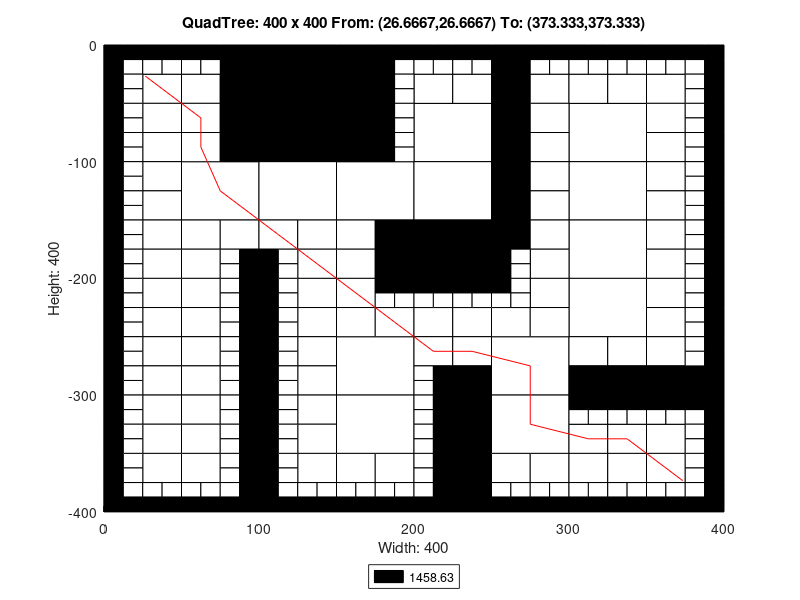

The MATLAB source for this figure:
axis([0 400 -400 0]);
title('QuadTree: 400 x 400 From: (26.6667,26.6667) To: (373.333,373.333)');
xlabel('Width: 400');
ylabel('Height: 400');
rectangle('Position',[100 -50 50 50], 'FaceColor',[0 0 0]);
rectangle('Position',[100 -100 50 50], 'FaceColor',[0 0 0]);
rectangle('Position',[50 -150 50 50], 'FaceColor',[1 1 1]);
rectangle('Position',[100 -150 50 50], 'FaceColor',[1 1 1]);
rectangle('Position',[150 -150 50 50], 'FaceColor',[1 1 1]);
rectangle('Position',[200 -100 50 50], 'FaceColor',[1 1 1]);
rectangle('Position',[300 -100 50 50], 'FaceColor',[1 1 1]);
rectangle('Position',[200 -150 50 50], 'FaceColor',[1 1 1]);
rectangle('Position',[200 -200 50 50], 'FaceColor',[0 0 0]);
rectangle('Position',[300 -150 50 50], 'FaceColor',[1 1 1]);
rectangle('Position',[300 -200 50 50], 'FaceColor',[1 1 1]);
rectangle('Position',[150 -300 50 50], 'FaceColor',[1 1 1]);
rectangle('Position',[150 -350 50 50], 'FaceColor',[1 1 1]);
rectangle('Position',[250 -300 50 50], 'FaceColor',[1 1 1]);
rectangle('Position',[300 -250 50 50], 'FaceColor',[1 1 1]);
rectangle('Position',[250 -350 50 50], 'FaceColor',[1 1 1]);
rectangle('Position',[25 -50 25 25], 'FaceColor',[1 1 1]);
rectangle('Position',[75 -25 25 25], 'FaceColor',[0 0 0]);
rectangle('Position',[50 -50 25 25], 'FaceColor',[1 1 1]);
rectangle('Position',[75 -50 25 25], 'FaceColor',[0 0 0]);
rectangle('Position',[25 -75 25 25], 'FaceColor',[1 1 1]);
rectangle('Position',[25 -100 25 25], 'FaceColor',[1 1 1]);
rectangle('Position',[50 -75 25 25], 'FaceColor',[1 1 1]);
rectangle('Position',[75 -75 25 25], 'FaceColor',[0 0 0]);
rectangle('Position',[50 -100 25 25], 'FaceColor',[1 1 1]);
rectangle('Position',[75 -100 25 25], 'FaceColor',[0 0 0]);
rectangle('Position',[150 -25 25 25], 'FaceColor',[0 0 0]);
rectangle('Position',[150 -50 25 25], 'FaceColor',[0 0 0]);
rectangle('Position',[150 -75 25 25], 'FaceColor',[0 0 0]);
rectangle('Position',[150 -100 25 25], 'FaceColor',[0 0 0]);
rectangle('Position',[25 -125 25 25], 'FaceColor',[1 1 1]);
rectangle('Position',[25 -150 25 25], 'FaceColor',[1 1 1]);
rectangle('Position',[25 -175 25 25], 'FaceColor',[1 1 1]);
rectangle('Position',[25 -200 25 25], 'FaceColor',[1 1 1]);
rectangle('Position',[50 -175 25 25], 'FaceColor',[1 1 1]);
rectangle('Position',[75 -175 25 25], 'FaceColor',[1 1 1]);
rectangle('Position',[50 -200 25 25], 'FaceColor',[1 1 1]);
rectangle('Position',[100 -175 25 25], 'FaceColor',[1 1 1]);
rectangle('Position',[125 -175 25 25], 'FaceColor',[1 1 1]);
rectangle('Position',[125 -200 25 25], 'FaceColor',[1 1 1]);
rectangle('Position',[150 -175 25 25], 'FaceColor',[1 1 1]);
rectangle('Position',[175 -175 25 25], 'FaceColor',[0 0 0]);
rectangle('Position',[150 -200 25 25], 'FaceColor',[1 1 1]);
rectangle('Position',[175 -200 25 25], 'FaceColor',[0 0 0]);
rectangle('Position',[200 -50 25 25], 'FaceColor',[1 1 1]);
rectangle('Position',[225 -50 25 25], 'FaceColor',[1 1 1]);
rectangle('Position',[250 -25 25 25], 'FaceColor',[0 0 0]);
rectangle('Position',[250 -50 25 25], 'FaceColor',[0 0 0]);
rectangle('Position',[275 -50 25 25], 'FaceColor',[1 1 1]);
rectangle('Position',[250 -75 25 25], 'FaceColor',[0 0 0]);
rectangle('Position',[275 -75 25 25], 'FaceColor',[1 1 1]);
rectangle('Position',[250 -100 25 25], 'FaceColor',[0 0 0]);
rectangle('Position',[275 -100 25 25], 'FaceColor',[1 1 1]);
rectangle('Position',[300 -50 25 25], 'FaceColor',[1 1 1]);
rectangle('Position',[325 -50 25 25], 'FaceColor',[1 1 1]);
rectangle('Position',[350 -50 25 25], 'FaceColor',[1 1 1]);
rectangle('Position',[350 -75 25 25], 'FaceColor',[1 1 1]);
rectangle('Position',[350 -100 25 25], 'FaceColor',[1 1 1]);
rectangle('Position',[250 -125 25 25], 'FaceColor',[0 0 0]);
rectangle('Position',[275 -125 25 25], 'FaceColor',[1 1 1]);
rectangle('Position',[250 -150 25 25], 'FaceColor',[0 0 0]);
rectangle('Position',[275 -150 25 25], 'FaceColor',[1 1 1]);
rectangle('Position',[250 -175 25 25], 'FaceColor',[0 0 0]);
rectangle('Position',[275 -175 25 25], 'FaceColor',[1 1 1]);
rectangle('Position',[275 -200 25 25], 'FaceColor',[1 1 1]);
rectangle('Position',[350 -125 25 25], 'FaceColor',[1 1 1]);
rectangle('Position',[350 -150 25 25], 'FaceColor',[1 1 1]);
rectangle('Position',[350 -175 25 25], 'FaceColor',[1 1 1]);
rectangle('Position',[350 -200 25 25], 'FaceColor',[1 1 1]);
rectangle('Position',[25 -225 25 25], 'FaceColor',[1 1 1]);
rectangle('Position',[25 -250 25 25], 'FaceColor',[1 1 1]);
rectangle('Position',[50 -225 25 25], 'FaceColor',[1 1 1]);
rectangle('Position',[50 -250 25 25], 'FaceColor',[1 1 1]);
rectangle('Position',[25 -275 25 25], 'FaceColor',[1 1 1]);
rectangle('Position',[25 -300 25 25], 'FaceColor',[1 1 1]);
rectangle('Position',[50 -275 25 25], 'FaceColor',[1 1 1]);
rectangle('Position',[50 -300 25 25], 'FaceColor',[1 1 1]);
rectangle('Position',[125 -225 25 25], 'FaceColor',[1 1 1]);
rectangle('Position',[125 -250 25 25], 'FaceColor',[1 1 1]);
rectangle('Position',[150 -225 25 25], 'FaceColor',[1 1 1]);
rectangle('Position',[150 -250 25 25], 'FaceColor',[1 1 1]);
rectangle('Position',[175 -250 25 25], 'FaceColor',[1 1 1]);
rectangle('Position',[125 -275 25 25], 'FaceColor',[1 1 1]);
rectangle('Position',[125 -300 25 25], 'FaceColor',[1 1 1]);
rectangle('Position',[25 -325 25 25], 'FaceColor',[1 1 1]);
rectangle('Position',[25 -350 25 25], 'FaceColor',[1 1 1]);
rectangle('Position',[50 -325 25 25], 'FaceColor',[1 1 1]);
rectangle('Position',[50 -350 25 25], 'FaceColor',[1 1 1]);
rectangle('Position',[25 -375 25 25], 'FaceColor',[1 1 1]);
rectangle('Position',[50 -375 25 25], 'FaceColor',[1 1 1]);
rectangle('Position',[125 -325 25 25], 'FaceColor',[1 1 1]);
rectangle('Position',[125 -350 25 25], 'FaceColor',[1 1 1]);
rectangle('Position',[125 -375 25 25], 'FaceColor',[1 1 1]);
rectangle('Position',[150 -375 25 25], 'FaceColor',[1 1 1]);
rectangle('Position',[175 -375 25 25], 'FaceColor',[1 1 1]);
rectangle('Position',[200 -250 25 25], 'FaceColor',[1 1 1]);
rectangle('Position',[225 -250 25 25], 'FaceColor',[1 1 1]);
rectangle('Position',[275 -225 25 25], 'FaceColor',[1 1 1]);
rectangle('Position',[250 -250 25 25], 'FaceColor',[1 1 1]);
rectangle('Position',[275 -250 25 25], 'FaceColor',[1 1 1]);
rectangle('Position',[200 -275 25 25], 'FaceColor',[1 1 1]);
rectangle('Position',[225 -275 25 25], 'FaceColor',[1 1 1]);
rectangle('Position',[225 -300 25 25], 'FaceColor',[0 0 0]);
rectangle('Position',[350 -225 25 25], 'FaceColor',[1 1 1]);
rectangle('Position',[350 -250 25 25], 'FaceColor',[1 1 1]);
rectangle('Position',[300 -275 25 25], 'FaceColor',[1 1 1]);
rectangle('Position',[325 -275 25 25], 'FaceColor',[1 1 1]);
rectangle('Position',[300 -300 25 25], 'FaceColor',[0 0 0]);
rectangle('Position',[325 -300 25 25], 'FaceColor',[0 0 0]);
rectangle('Position',[350 -275 25 25], 'FaceColor',[1 1 1]);
rectangle('Position',[350 -300 25 25], 'FaceColor',[0 0 0]);
rectangle('Position',[375 -300 25 25], 'FaceColor',[0 0 0]);
rectangle('Position',[225 -325 25 25], 'FaceColor',[0 0 0]);
rectangle('Position',[225 -350 25 25], 'FaceColor',[0 0 0]);
rectangle('Position',[225 -375 25 25], 'FaceColor',[0 0 0]);
rectangle('Position',[225 -400 25 25], 'FaceColor',[0 0 0]);
rectangle('Position',[250 -375 25 25], 'FaceColor',[1 1 1]);
rectangle('Position',[275 -375 25 25], 'FaceColor',[1 1 1]);
rectangle('Position',[300 -350 25 25], 'FaceColor',[1 1 1]);
rectangle('Position',[325 -350 25 25], 'FaceColor',[1 1 1]);
rectangle('Position',[350 -350 25 25], 'FaceColor',[1 1 1]);
rectangle('Position',[300 -375 25 25], 'FaceColor',[1 1 1]);
rectangle('Position',[325 -375 25 25], 'FaceColor',[1 1 1]);
rectangle('Position',[350 -375 25 25], 'FaceColor',[1 1 1]);
rectangle('Position',[0 -12.5 12.5 12.5], 'FaceColor',[0 0 0]);
rectangle('Position',[12.5 -12.5 12.5 12.5], 'FaceColor',[0 0 0]);
rectangle('Position',[0 -25 12.5 12.5], 'FaceColor',[0 0 0]);
rectangle('Position',[12.5 -25 12.5 12.5], 'FaceColor',[1 1 1]);
rectangle('Position',[25 -12.5 12.5 12.5], 'FaceColor',[0 0 0]);
rectangle('Position',[37.5 -12.5 12.5 12.5], 'FaceColor',[0 0 0]);
rectangle('Position',[25 -25 12.5 12.5], 'FaceColor',[1 1 1]);
rectangle('Position',[37.5 -25 12.5 12.5], 'FaceColor',[1 1 1]);
rectangle('Position',[0 -37.5 12.5 12.5], 'FaceColor',[0 0 0]);
rectangle('Position',[12.5 -37.5 12.5 12.5], 'FaceColor',[1 1 1]);
rectangle('Position',[0 -50 12.5 12.5], 'FaceColor',[0 0 0]);
rectangle('Position',[12.5 -50 12.5 12.5], 'FaceColor',[1 1 1]);
rectangle('Position',[50 -12.5 12.5 12.5], 'FaceColor',[0 0 0]);
rectangle('Position',[62.5 -12.5 12.5 12.5], 'FaceColor',[0 0 0]);
rectangle('Position',[50 -25 12.5 12.5], 'FaceColor',[1 1 1]);
rectangle('Position',[62.5 -25 12.5 12.5], 'FaceColor',[1 1 1]);
rectangle('Position',[0 -62.5 12.5 12.5], 'FaceColor',[0 0 0]);
rectangle('Position',[12.5 -62.5 12.5 12.5], 'FaceColor',[1 1 1]);
rectangle('Position',[0 -75 12.5 12.5], 'FaceColor',[0 0 0]);
rectangle('Position',[12.5 -75 12.5 12.5], 'FaceColor',[1 1 1]);
rectangle('Position',[0 -87.5 12.5 12.5], 'FaceColor',[0 0 0]);
rectangle('Position',[12.5 -87.5 12.5 12.5], 'FaceColor',[1 1 1]);
rectangle('Position',[0 -100 12.5 12.5], 'FaceColor',[0 0 0]);
rectangle('Position',[12.5 -100 12.5 12.5], 'FaceColor',[1 1 1]);
rectangle('Position',[175 -12.5 12.5 12.5], 'FaceColor',[0 0 0]);
rectangle('Position',[187.5 -12.5 12.5 12.5], 'FaceColor',[0 0 0]);
rectangle('Position',[175 -25 12.5 12.5], 'FaceColor',[0 0 0]);
rectangle('Position',[187.5 -25 12.5 12.5], 'FaceColor',[1 1 1]);
rectangle('Position',[175 -37.5 12.5 12.5], 'FaceColor',[0 0 0]);
rectangle('Position',[187.5 -37.5 12.5 12.5], 'FaceColor',[1 1 1]);
rectangle('Position',[175 -50 12.5 12.5], 'FaceColor',[0 0 0]);
rectangle('Position',[187.5 -50 12.5 12.5], 'FaceColor',[1 1 1]);
rectangle('Position',[175 -62.5 12.5 12.5], 'FaceColor',[0 0 0]);
rectangle('Position',[187.5 -62.5 12.5 12.5], 'FaceColor',[1 1 1]);
rectangle('Position',[175 -75 12.5 12.5], 'FaceColor',[0 0 0]);
rectangle('Position',[187.5 -75 12.5 12.5], 'FaceColor',[1 1 1]);
rectangle('Position',[175 -87.5 12.5 12.5], 'FaceColor',[0 0 0]);
rectangle('Position',[187.5 -87.5 12.5 12.5], 'FaceColor',[1 1 1]);
rectangle('Position',[175 -100 12.5 12.5], 'FaceColor',[0 0 0]);
rectangle('Position',[187.5 -100 12.5 12.5], 'FaceColor',[1 1 1]);
rectangle('Position',[0 -112.5 12.5 12.5], 'FaceColor',[0 0 0]);
rectangle('Position',[12.5 -112.5 12.5 12.5], 'FaceColor',[1 1 1]);
rectangle('Position',[0 -125 12.5 12.5], 'FaceColor',[0 0 0]);
rectangle('Position',[12.5 -125 12.5 12.5], 'FaceColor',[1 1 1]);
rectangle('Position',[0 -137.5 12.5 12.5], 'FaceColor',[0 0 0]);
rectangle('Position',[12.5 -137.5 12.5 12.5], 'FaceColor',[1 1 1]);
rectangle('Position',[0 -150 12.5 12.5], 'FaceColor',[0 0 0]);
rectangle('Position',[12.5 -150 12.5 12.5], 'FaceColor',[1 1 1]);
rectangle('Position',[0 -162.5 12.5 12.5], 'FaceColor',[0 0 0]);
rectangle('Position',[12.5 -162.5 12.5 12.5], 'FaceColor',[1 1 1]);
rectangle('Position',[0 -175 12.5 12.5], 'FaceColor',[0 0 0]);
rectangle('Position',[12.5 -175 12.5 12.5], 'FaceColor',[1 1 1]);
rectangle('Position',[0 -187.5 12.5 12.5], 'FaceColor',[0 0 0]);
rectangle('Position',[12.5 -187.5 12.5 12.5], 'FaceColor',[1 1 1]);
rectangle('Position',[0 -200 12.5 12.5], 'FaceColor',[0 0 0]);
rectangle('Position',[12.5 -200 12.5 12.5], 'FaceColor',[1 1 1]);
rectangle('Position',[75 -187.5 12.5 12.5], 'FaceColor',[1 1 1]);
rectangle('Position',[87.5 -187.5 12.5 12.5], 'FaceColor',[0 0 0]);
rectangle('Position',[75 -200 12.5 12.5], 'FaceColor',[1 1 1]);
rectangle('Position',[87.5 -200 12.5 12.5], 'FaceColor',[0 0 0]);
rectangle('Position',[100 -187.5 12.5 12.5], 'FaceColor',[0 0 0]);
rectangle('Position',[112.5 -187.5 12.5 12.5], 'FaceColor',[1 1 1]);
rectangle('Position',[100 -200 12.5 12.5], 'FaceColor',[0 0 0]);
rectangle('Position',[112.5 -200 12.5 12.5], 'FaceColor',[1 1 1]);
rectangle('Position',[200 -12.5 12.5 12.5], 'FaceColor',[0 0 0]);
rectangle('Position',[212.5 -12.5 12.5 12.5], 'FaceColor',[0 0 0]);
rectangle('Position',[200 -25 12.5 12.5], 'FaceColor',[1 1 1]);
rectangle('Position',[212.5 -25 12.5 12.5], 'FaceColor',[1 1 1]);
rectangle('Position',[225 -12.5 12.5 12.5], 'FaceColor',[0 0 0]);
rectangle('Position',[237.5 -12.5 12.5 12.5], 'FaceColor',[0 0 0]);
rectangle('Position',[225 -25 12.5 12.5], 'FaceColor',[1 1 1]);
rectangle('Position',[237.5 -25 12.5 12.5], 'FaceColor',[1 1 1]);
rectangle('Position',[275 -12.5 12.5 12.5], 'FaceColor',[0 0 0]);
rectangle('Position',[287.5 -12.5 12.5 12.5], 'FaceColor',[0 0 0]);
rectangle('Position',[275 -25 12.5 12.5], 'FaceColor',[1 1 1]);
rectangle('Position',[287.5 -25 12.5 12.5], 'FaceColor',[1 1 1]);
rectangle('Position',[300 -12.5 12.5 12.5], 'FaceColor',[0 0 0]);
rectangle('Position',[312.5 -12.5 12.5 12.5], 'FaceColor',[0 0 0]);
rectangle('Position',[300 -25 12.5 12.5], 'FaceColor',[1 1 1]);
rectangle('Position',[312.5 -25 12.5 12.5], 'FaceColor',[1 1 1]);
rectangle('Position',[325 -12.5 12.5 12.5], 'FaceColor',[0 0 0]);
rectangle('Position',[337.5 -12.5 12.5 12.5], 'FaceColor',[0 0 0]);
rectangle('Position',[325 -25 12.5 12.5], 'FaceColor',[1 1 1]);
rectangle('Position',[337.5 -25 12.5 12.5], 'FaceColor',[1 1 1]);
rectangle('Position',[350 -12.5 12.5 12.5], 'FaceColor',[0 0 0]);
rectangle('Position',[362.5 -12.5 12.5 12.5], 'FaceColor',[0 0 0]);
rectangle('Position',[350 -25 12.5 12.5], 'FaceColor',[1 1 1]);
rectangle('Position',[362.5 -25 12.5 12.5], 'FaceColor',[1 1 1]);
rectangle('Position',[375 -12.5 12.5 12.5], 'FaceColor',[0 0 0]);
rectangle('Position',[387.5 -12.5 12.5 12.5], 'FaceColor',[0 0 0]);
rectangle('Position',[375 -25 12.5 12.5], 'FaceColor',[1 1 1]);
rectangle('Position',[387.5 -25 12.5 12.5], 'FaceColor',[0 0 0]);
rectangle('Position',[375 -37.5 12.5 12.5], 'FaceColor',[1 1 1]);
rectangle('Position',[387.5 -37.5 12.5 12.5], 'FaceColor',[0 0 0]);
rectangle('Position',[375 -50 12.5 12.5], 'FaceColor',[1 1 1]);
rectangle('Position',[387.5 -50 12.5 12.5], 'FaceColor',[0 0 0]);
rectangle('Position',[375 -62.5 12.5 12.5], 'FaceColor',[1 1 1]);
rectangle('Position',[387.5 -62.5 12.5 12.5], 'FaceColor',[0 0 0]);
rectangle('Position',[375 -75 12.5 12.5], 'FaceColor',[1 1 1]);
rectangle('Position',[387.5 -75 12.5 12.5], 'FaceColor',[0 0 0]);
rectangle('Position',[375 -87.5 12.5 12.5], 'FaceColor',[1 1 1]);
rectangle('Position',[387.5 -87.5 12.5 12.5], 'FaceColor',[0 0 0]);
rectangle('Position',[375 -100 12.5 12.5], 'FaceColor',[1 1 1]);
rectangle('Position',[387.5 -100 12.5 12.5], 'FaceColor',[0 0 0]);
rectangle('Position',[250 -187.5 12.5 12.5], 'FaceColor',[0 0 0]);
rectangle('Position',[262.5 -187.5 12.5 12.5], 'FaceColor',[1 1 1]);
rectangle('Position',[250 -200 12.5 12.5], 'FaceColor',[0 0 0]);
rectangle('Position',[262.5 -200 12.5 12.5], 'FaceColor',[1 1 1]);
rectangle('Position',[375 -112.5 12.5 12.5], 'FaceColor',[1 1 1]);
rectangle('Position',[387.5 -112.5 12.5 12.5], 'FaceColor',[0 0 0]);
rectangle('Position',[375 -125 12.5 12.5], 'FaceColor',[1 1 1]);
rectangle('Position',[387.5 -125 12.5 12.5], 'FaceColor',[0 0 0]);
rectangle('Position',[375 -137.5 12.5 12.5], 'FaceColor',[1 1 1]);
rectangle('Position',[387.5 -137.5 12.5 12.5], 'FaceColor',[0 0 0]);
rectangle('Position',[375 -150 12.5 12.5], 'FaceColor',[1 1 1]);
rectangle('Position',[387.5 -150 12.5 12.5], 'FaceColor',[0 0 0]);
rectangle('Position',[375 -162.5 12.5 12.5], 'FaceColor',[1 1 1]);
rectangle('Position',[387.5 -162.5 12.5 12.5], 'FaceColor',[0 0 0]);
rectangle('Position',[375 -175 12.5 12.5], 'FaceColor',[1 1 1]);
rectangle('Position',[387.5 -175 12.5 12.5], 'FaceColor',[0 0 0]);
rectangle('Position',[375 -187.5 12.5 12.5], 'FaceColor',[1 1 1]);
rectangle('Position',[387.5 -187.5 12.5 12.5], 'FaceColor',[0 0 0]);
rectangle('Position',[375 -200 12.5 12.5], 'FaceColor',[1 1 1]);
rectangle('Position',[387.5 -200 12.5 12.5], 'FaceColor',[0 0 0]);
rectangle('Position',[0 -212.5 12.5 12.5], 'FaceColor',[0 0 0]);
rectangle('Position',[12.5 -212.5 12.5 12.5], 'FaceColor',[1 1 1]);
rectangle('Position',[0 -225 12.5 12.5], 'FaceColor',[0 0 0]);
rectangle('Position',[12.5 -225 12.5 12.5], 'FaceColor',[1 1 1]);
rectangle('Position',[0 -237.5 12.5 12.5], 'FaceColor',[0 0 0]);
rectangle('Position',[12.5 -237.5 12.5 12.5], 'FaceColor',[1 1 1]);
rectangle('Position',[0 -250 12.5 12.5], 'FaceColor',[0 0 0]);
rectangle('Position',[12.5 -250 12.5 12.5], 'FaceColor',[1 1 1]);
rectangle('Position',[75 -212.5 12.5 12.5], 'FaceColor',[1 1 1]);
rectangle('Position',[87.5 -212.5 12.5 12.5], 'FaceColor',[0 0 0]);
rectangle('Position',[75 -225 12.5 12.5], 'FaceColor',[1 1 1]);
rectangle('Position',[87.5 -225 12.5 12.5], 'FaceColor',[0 0 0]);
rectangle('Position',[75 -237.5 12.5 12.5], 'FaceColor',[1 1 1]);
rectangle('Position',[87.5 -237.5 12.5 12.5], 'FaceColor',[0 0 0]);
rectangle('Position',[75 -250 12.5 12.5], 'FaceColor',[1 1 1]);
rectangle('Position',[87.5 -250 12.5 12.5], 'FaceColor',[0 0 0]);
rectangle('Position',[0 -262.5 12.5 12.5], 'FaceColor',[0 0 0]);
rectangle('Position',[12.5 -262.5 12.5 12.5], 'FaceColor',[1 1 1]);
rectangle('Position',[0 -275 12.5 12.5], 'FaceColor',[0 0 0]);
rectangle('Position',[12.5 -275 12.5 12.5], 'FaceColor',[1 1 1]);
rectangle('Position',[0 -287.5 12.5 12.5], 'FaceColor',[0 0 0]);
rectangle('Position',[12.5 -287.5 12.5 12.5], 'FaceColor',[1 1 1]);
rectangle('Position',[0 -300 12.5 12.5], 'FaceColor',[0 0 0]);
rectangle('Position',[12.5 -300 12.5 12.5], 'FaceColor',[1 1 1]);
rectangle('Position',[75 -262.5 12.5 12.5], 'FaceColor',[1 1 1]);
rectangle('Position',[87.5 -262.5 12.5 12.5], 'FaceColor',[0 0 0]);
rectangle('Position',[75 -275 12.5 12.5], 'FaceColor',[1 1 1]);
rectangle('Position',[87.5 -275 12.5 12.5], 'FaceColor',[0 0 0]);
rectangle('Position',[75 -287.5 12.5 12.5], 'FaceColor',[1 1 1]);
rectangle('Position',[87.5 -287.5 12.5 12.5], 'FaceColor',[0 0 0]);
rectangle('Position',[75 -300 12.5 12.5], 'FaceColor',[1 1 1]);
rectangle('Position',[87.5 -300 12.5 12.5], 'FaceColor',[0 0 0]);
rectangle('Position',[100 -212.5 12.5 12.5], 'FaceColor',[0 0 0]);
rectangle('Position',[112.5 -212.5 12.5 12.5], 'FaceColor',[1 1 1]);
rectangle('Position',[100 -225 12.5 12.5], 'FaceColor',[0 0 0]);
rectangle('Position',[112.5 -225 12.5 12.5], 'FaceColor',[1 1 1]);
rectangle('Position',[100 -237.5 12.5 12.5], 'FaceColor',[0 0 0]);
rectangle('Position',[112.5 -237.5 12.5 12.5], 'FaceColor',[1 1 1]);
rectangle('Position',[100 -250 12.5 12.5], 'FaceColor',[0 0 0]);
rectangle('Position',[112.5 -250 12.5 12.5], 'FaceColor',[1 1 1]);
rectangle('Position',[175 -212.5 12.5 12.5], 'FaceColor',[0 0 0]);
rectangle('Position',[187.5 -212.5 12.5 12.5], 'FaceColor',[0 0 0]);
rectangle('Position',[175 -225 12.5 12.5], 'FaceColor',[1 1 1]);
rectangle('Position',[187.5 -225 12.5 12.5], 'FaceColor',[1 1 1]);
rectangle('Position',[100 -262.5 12.5 12.5], 'FaceColor',[0 0 0]);
rectangle('Position',[112.5 -262.5 12.5 12.5], 'FaceColor',[1 1 1]);
rectangle('Position',[100 -275 12.5 12.5], 'FaceColor',[0 0 0]);
rectangle('Position',[112.5 -275 12.5 12.5], 'FaceColor',[1 1 1]);
rectangle('Position',[100 -287.5 12.5 12.5], 'FaceColor',[0 0 0]);
rectangle('Position',[112.5 -287.5 12.5 12.5], 'FaceColor',[1 1 1]);
rectangle('Position',[100 -300 12.5 12.5], 'FaceColor',[0 0 0]);
rectangle('Position',[112.5 -300 12.5 12.5], 'FaceColor',[1 1 1]);
rectangle('Position',[0 -312.5 12.5 12.5], 'FaceColor',[0 0 0]);
rectangle('Position',[12.5 -312.5 12.5 12.5], 'FaceColor',[1 1 1]);
rectangle('Position',[0 -325 12.5 12.5], 'FaceColor',[0 0 0]);
rectangle('Position',[12.5 -325 12.5 12.5], 'FaceColor',[1 1 1]);
rectangle('Position',[0 -337.5 12.5 12.5], 'FaceColor',[0 0 0]);
rectangle('Position',[12.5 -337.5 12.5 12.5], 'FaceColor',[1 1 1]);
rectangle('Position',[0 -350 12.5 12.5], 'FaceColor',[0 0 0]);
rectangle('Position',[12.5 -350 12.5 12.5], 'FaceColor',[1 1 1]);
rectangle('Position',[75 -312.5 12.5 12.5], 'FaceColor',[1 1 1]);
rectangle('Position',[87.5 -312.5 12.5 12.5], 'FaceColor',[0 0 0]);
rectangle('Position',[75 -325 12.5 12.5], 'FaceColor',[1 1 1]);
rectangle('Position',[87.5 -325 12.5 12.5], 'FaceColor',[0 0 0]);
rectangle('Position',[75 -337.5 12.5 12.5], 'FaceColor',[1 1 1]);
rectangle('Position',[87.5 -337.5 12.5 12.5], 'FaceColor',[0 0 0]);
rectangle('Position',[75 -350 12.5 12.5], 'FaceColor',[1 1 1]);
rectangle('Position',[87.5 -350 12.5 12.5], 'FaceColor',[0 0 0]);
rectangle('Position',[0 -362.5 12.5 12.5], 'FaceColor',[0 0 0]);
rectangle('Position',[12.5 -362.5 12.5 12.5], 'FaceColor',[1 1 1]);
rectangle('Position',[0 -375 12.5 12.5], 'FaceColor',[0 0 0]);
rectangle('Position',[12.5 -375 12.5 12.5], 'FaceColor',[1 1 1]);
rectangle('Position',[0 -387.5 12.5 12.5], 'FaceColor',[0 0 0]);
rectangle('Position',[12.5 -387.5 12.5 12.5], 'FaceColor',[1 1 1]);
rectangle('Position',[0 -400 12.5 12.5], 'FaceColor',[0 0 0]);
rectangle('Position',[12.5 -400 12.5 12.5], 'FaceColor',[0 0 0]);
rectangle('Position',[25 -387.5 12.5 12.5], 'FaceColor',[1 1 1]);
rectangle('Position',[37.5 -387.5 12.5 12.5], 'FaceColor',[1 1 1]);
rectangle('Position',[25 -400 12.5 12.5], 'FaceColor',[0 0 0]);
rectangle('Position',[37.5 -400 12.5 12.5], 'FaceColor',[0 0 0]);
rectangle('Position',[75 -362.5 12.5 12.5], 'FaceColor',[1 1 1]);
rectangle('Position',[87.5 -362.5 12.5 12.5], 'FaceColor',[0 0 0]);
rectangle('Position',[75 -375 12.5 12.5], 'FaceColor',[1 1 1]);
rectangle('Position',[87.5 -375 12.5 12.5], 'FaceColor',[0 0 0]);
rectangle('Position',[50 -387.5 12.5 12.5], 'FaceColor',[1 1 1]);
rectangle('Position',[62.5 -387.5 12.5 12.5], 'FaceColor',[1 1 1]);
rectangle('Position',[50 -400 12.5 12.5], 'FaceColor',[0 0 0]);
rectangle('Position',[62.5 -400 12.5 12.5], 'FaceColor',[0 0 0]);
rectangle('Position',[75 -387.5 12.5 12.5], 'FaceColor',[1 1 1]);
rectangle('Position',[87.5 -387.5 12.5 12.5], 'FaceColor',[0 0 0]);
rectangle('Position',[75 -400 12.5 12.5], 'FaceColor',[0 0 0]);
rectangle('Position',[87.5 -400 12.5 12.5], 'FaceColor',[0 0 0]);
rectangle('Position',[100 -312.5 12.5 12.5], 'FaceColor',[0 0 0]);
rectangle('Position',[112.5 -312.5 12.5 12.5], 'FaceColor',[1 1 1]);
rectangle('Position',[100 -325 12.5 12.5], 'FaceColor',[0 0 0]);
rectangle('Position',[112.5 -325 12.5 12.5], 'FaceColor',[1 1 1]);
rectangle('Position',[100 -337.5 12.5 12.5], 'FaceColor',[0 0 0]);
rectangle('Position',[112.5 -337.5 12.5 12.5], 'FaceColor',[1 1 1]);
rectangle('Position',[100 -350 12.5 12.5], 'FaceColor',[0 0 0]);
rectangle('Position',[112.5 -350 12.5 12.5], 'FaceColor',[1 1 1]);
rectangle('Position',[100 -362.5 12.5 12.5], 'FaceColor',[0 0 0]);
rectangle('Position',[112.5 -362.5 12.5 12.5], 'FaceColor',[1 1 1]);
rectangle('Position',[100 -375 12.5 12.5], 'FaceColor',[0 0 0]);
rectangle('Position',[112.5 -375 12.5 12.5], 'FaceColor',[1 1 1]);
rectangle('Position',[100 -387.5 12.5 12.5], 'FaceColor',[0 0 0]);
rectangle('Position',[112.5 -387.5 12.5 12.5], 'FaceColor',[1 1 1]);
rectangle('Position',[100 -400 12.5 12.5], 'FaceColor',[0 0 0]);
rectangle('Position',[112.5 -400 12.5 12.5], 'FaceColor',[0 0 0]);
rectangle('Position',[125 -387.5 12.5 12.5], 'FaceColor',[1 1 1]);
rectangle('Position',[137.5 -387.5 12.5 12.5], 'FaceColor',[1 1 1]);
rectangle('Position',[125 -400 12.5 12.5], 'FaceColor',[0 0 0]);
rectangle('Position',[137.5 -400 12.5 12.5], 'FaceColor',[0 0 0]);
rectangle('Position',[150 -387.5 12.5 12.5], 'FaceColor',[1 1 1]);
rectangle('Position',[162.5 -387.5 12.5 12.5], 'FaceColor',[1 1 1]);
rectangle('Position',[150 -400 12.5 12.5], 'FaceColor',[0 0 0]);
rectangle('Position',[162.5 -400 12.5 12.5], 'FaceColor',[0 0 0]);
rectangle('Position',[175 -387.5 12.5 12.5], 'FaceColor',[1 1 1]);
rectangle('Position',[187.5 -387.5 12.5 12.5], 'FaceColor',[1 1 1]);
rectangle('Position',[175 -400 12.5 12.5], 'FaceColor',[0 0 0]);
rectangle('Position',[187.5 -400 12.5 12.5], 'FaceColor',[0 0 0]);
rectangle('Position',[200 -212.5 12.5 12.5], 'FaceColor',[0 0 0]);
rectangle('Position',[212.5 -212.5 12.5 12.5], 'FaceColor',[0 0 0]);
rectangle('Position',[200 -225 12.5 12.5], 'FaceColor',[1 1 1]);
rectangle('Position',[212.5 -225 12.5 12.5], 'FaceColor',[1 1 1]);
rectangle('Position',[225 -212.5 12.5 12.5], 'FaceColor',[0 0 0]);
rectangle('Position',[237.5 -212.5 12.5 12.5], 'FaceColor',[0 0 0]);
rectangle('Position',[225 -225 12.5 12.5], 'FaceColor',[1 1 1]);
rectangle('Position',[237.5 -225 12.5 12.5], 'FaceColor',[1 1 1]);
rectangle('Position',[250 -212.5 12.5 12.5], 'FaceColor',[0 0 0]);
rectangle('Position',[262.5 -212.5 12.5 12.5], 'FaceColor',[1 1 1]);
rectangle('Position',[250 -225 12.5 12.5], 'FaceColor',[1 1 1]);
rectangle('Position',[262.5 -225 12.5 12.5], 'FaceColor',[1 1 1]);
rectangle('Position',[200 -287.5 12.5 12.5], 'FaceColor',[1 1 1]);
rectangle('Position',[212.5 -287.5 12.5 12.5], 'FaceColor',[0 0 0]);
rectangle('Position',[200 -300 12.5 12.5], 'FaceColor',[1 1 1]);
rectangle('Position',[212.5 -300 12.5 12.5], 'FaceColor',[0 0 0]);
rectangle('Position',[375 -212.5 12.5 12.5], 'FaceColor',[1 1 1]);
rectangle('Position',[387.5 -212.5 12.5 12.5], 'FaceColor',[0 0 0]);
rectangle('Position',[375 -225 12.5 12.5], 'FaceColor',[1 1 1]);
rectangle('Position',[387.5 -225 12.5 12.5], 'FaceColor',[0 0 0]);
rectangle('Position',[375 -237.5 12.5 12.5], 'FaceColor',[1 1 1]);
rectangle('Position',[387.5 -237.5 12.5 12.5], 'FaceColor',[0 0 0]);
rectangle('Position',[375 -250 12.5 12.5], 'FaceColor',[1 1 1]);
rectangle('Position',[387.5 -250 12.5 12.5], 'FaceColor',[0 0 0]);
rectangle('Position',[375 -262.5 12.5 12.5], 'FaceColor',[1 1 1]);
rectangle('Position',[387.5 -262.5 12.5 12.5], 'FaceColor',[0 0 0]);
rectangle('Position',[375 -275 12.5 12.5], 'FaceColor',[1 1 1]);
rectangle('Position',[387.5 -275 12.5 12.5], 'FaceColor',[0 0 0]);
rectangle('Position',[200 -312.5 12.5 12.5], 'FaceColor',[1 1 1]);
rectangle('Position',[212.5 -312.5 12.5 12.5], 'FaceColor',[0 0 0]);
rectangle('Position',[200 -325 12.5 12.5], 'FaceColor',[1 1 1]);
rectangle('Position',[212.5 -325 12.5 12.5], 'FaceColor',[0 0 0]);
rectangle('Position',[200 -337.5 12.5 12.5], 'FaceColor',[1 1 1]);
rectangle('Position',[212.5 -337.5 12.5 12.5], 'FaceColor',[0 0 0]);
rectangle('Position',[200 -350 12.5 12.5], 'FaceColor',[1 1 1]);
rectangle('Position',[212.5 -350 12.5 12.5], 'FaceColor',[0 0 0]);
rectangle('Position',[200 -362.5 12.5 12.5], 'FaceColor',[1 1 1]);
rectangle('Position',[212.5 -362.5 12.5 12.5], 'FaceColor',[0 0 0]);
rectangle('Position',[200 -375 12.5 12.5], 'FaceColor',[1 1 1]);
rectangle('Position',[212.5 -375 12.5 12.5], 'FaceColor',[0 0 0]);
rectangle('Position',[200 -387.5 12.5 12.5], 'FaceColor',[1 1 1]);
rectangle('Position',[212.5 -387.5 12.5 12.5], 'FaceColor',[0 0 0]);
rectangle('Position',[200 -400 12.5 12.5], 'FaceColor',[0 0 0]);
rectangle('Position',[212.5 -400 12.5 12.5], 'FaceColor',[0 0 0]);
rectangle('Position',[250 -387.5 12.5 12.5], 'FaceColor',[1 1 1]);
rectangle('Position',[262.5 -387.5 12.5 12.5], 'FaceColor',[1 1 1]);
rectangle('Position',[250 -400 12.5 12.5], 'FaceColor',[0 0 0]);
rectangle('Position',[262.5 -400 12.5 12.5], 'FaceColor',[0 0 0]);
rectangle('Position',[275 -387.5 12.5 12.5], 'FaceColor',[1 1 1]);
rectangle('Position',[287.5 -387.5 12.5 12.5], 'FaceColor',[1 1 1]);
rectangle('Position',[275 -400 12.5 12.5], 'FaceColor',[0 0 0]);
rectangle('Position',[287.5 -400 12.5 12.5], 'FaceColor',[0 0 0]);
rectangle('Position',[300 -312.5 12.5 12.5], 'FaceColor',[0 0 0]);
rectangle('Position',[312.5 -312.5 12.5 12.5], 'FaceColor',[0 0 0]);
rectangle('Position',[300 -325 12.5 12.5], 'FaceColor',[1 1 1]);
rectangle('Position',[312.5 -325 12.5 12.5], 'FaceColor',[1 1 1]);
rectangle('Position',[325 -312.5 12.5 12.5], 'FaceColor',[0 0 0]);
rectangle('Position',[337.5 -312.5 12.5 12.5], 'FaceColor',[0 0 0]);
rectangle('Position',[325 -325 12.5 12.5], 'FaceColor',[1 1 1]);
rectangle('Position',[337.5 -325 12.5 12.5], 'FaceColor',[1 1 1]);
rectangle('Position',[350 -312.5 12.5 12.5], 'FaceColor',[0 0 0]);
rectangle('Position',[362.5 -312.5 12.5 12.5], 'FaceColor',[0 0 0]);
rectangle('Position',[350 -325 12.5 12.5], 'FaceColor',[1 1 1]);
rectangle('Position',[362.5 -325 12.5 12.5], 'FaceColor',[1 1 1]);
rectangle('Position',[375 -312.5 12.5 12.5], 'FaceColor',[0 0 0]);
rectangle('Position',[387.5 -312.5 12.5 12.5], 'FaceColor',[0 0 0]);
rectangle('Position',[375 -325 12.5 12.5], 'FaceColor',[1 1 1]);
rectangle('Position',[387.5 -325 12.5 12.5], 'FaceColor',[0 0 0]);
rectangle('Position',[375 -337.5 12.5 12.5], 'FaceColor',[1 1 1]);
rectangle('Position',[387.5 -337.5 12.5 12.5], 'FaceColor',[0 0 0]);
rectangle('Position',[375 -350 12.5 12.5], 'FaceColor',[1 1 1]);
rectangle('Position',[387.5 -350 12.5 12.5], 'FaceColor',[0 0 0]);
rectangle('Position',[300 -387.5 12.5 12.5], 'FaceColor',[1 1 1]);
rectangle('Position',[312.5 -387.5 12.5 12.5], 'FaceColor',[1 1 1]);
rectangle('Position',[300 -400 12.5 12.5], 'FaceColor',[0 0 0]);
rectangle('Position',[312.5 -400 12.5 12.5], 'FaceColor',[0 0 0]);
rectangle('Position',[325 -387.5 12.5 12.5], 'FaceColor',[1 1 1]);
rectangle('Position',[337.5 -387.5 12.5 12.5], 'FaceColor',[1 1 1]);
rectangle('Position',[325 -400 12.5 12.5], 'FaceColor',[0 0 0]);
rectangle('Position',[337.5 -400 12.5 12.5], 'FaceColor',[0 0 0]);
rectangle('Position',[375 -362.5 12.5 12.5], 'FaceColor',[1 1 1]);
rectangle('Position',[387.5 -362.5 12.5 12.5], 'FaceColor',[0 0 0]);
rectangle('Position',[375 -375 12.5 12.5], 'FaceColor',[1 1 1]);
rectangle('Position',[387.5 -375 12.5 12.5], 'FaceColor',[0 0 0]);
rectangle('Position',[350 -387.5 12.5 12.5], 'FaceColor',[1 1 1]);
rectangle('Position',[362.5 -387.5 12.5 12.5], 'FaceColor',[1 1 1]);
rectangle('Position',[350 -400 12.5 12.5], 'FaceColor',[0 0 0]);
rectangle('Position',[362.5 -400 12.5 12.5], 'FaceColor',[0 0 0]);
rectangle('Position',[375 -387.5 12.5 12.5], 'FaceColor',[1 1 1]);
rectangle('Position',[387.5 -387.5 12.5 12.5], 'FaceColor',[0 0 0]);
rectangle('Position',[375 -400 12.5 12.5], 'FaceColor',[0 0 0]);
rectangle('Position',[387.5 -400 12.5 12.5], 'FaceColor',[0 0 0]);
X=[373.333,362.5,337.5,312.5,275,275,237.5,212.5,187.5,162.5,137.5,112.5,75,62.5,62.5,37.5,26.6667];
Y=[-373.333,-362.5,-337.5,-337.5,-325,-275,-262.5,-262.5,-237.5,-212.5,-187.5,-162.5,-125,-87.5,-62.5,-37.5,-26.6667];
hold on;
plot(X,Y,'r');
legend('1458.63','Location','southoutside');
